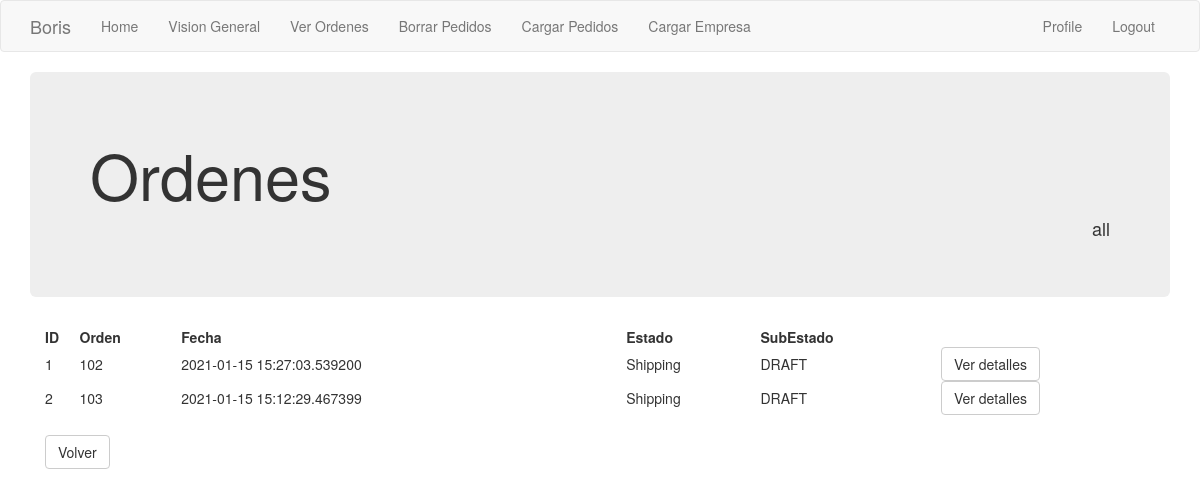
/ordenes/all (signed in), run on an earlier commit of the app's database.
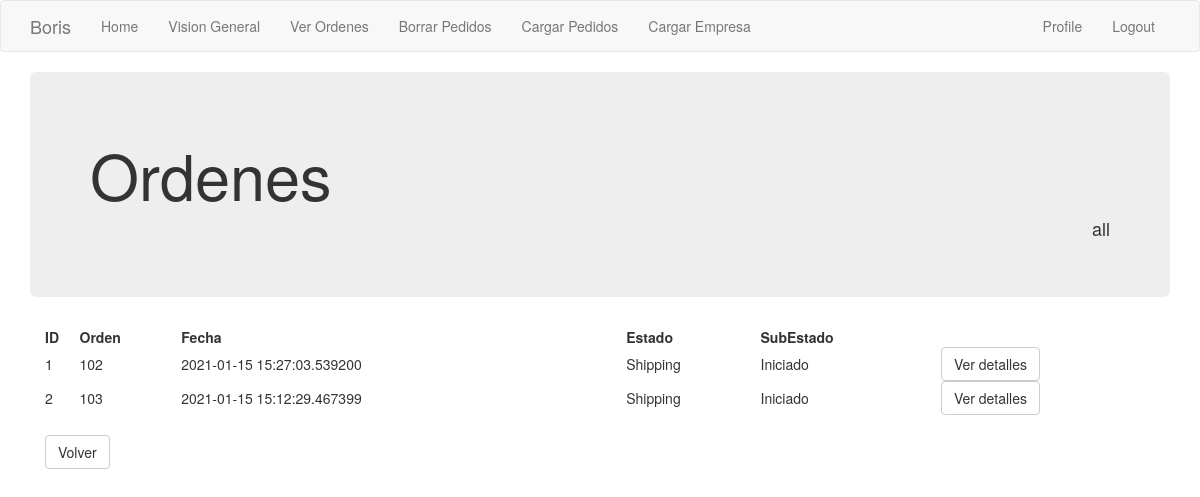
And on a later commit of the database.
### app/models.py (models this page shows, shortened)
class Order_header(db.Model):
    id = db.Column(db.Integer, primary_key=True)
    order_number = db.Column(db.Integer, index=True)
    order_id_anterior = db.Column(db.Integer)
    creation_date = db.Column(db.String(35), index=True)
    payment_method = db.Column(db.String(10))
    payment_card = db.Column(db.String(10))
    courier = db.Column(db.String(64))
    status = db.Column(db.String(15))
    sub_status = db.Column(db.String(15))
    customer_address = db.Column(db.String(64))
    customer_number = db.Column(db.String(10))
    customer_floor = db.Column(db.String(10))
    customer_zipcode = db.Column(db.String(8))
    customer_locality = db.Column(db.String(64))
    customer_city = db.Column(db.String(64))
    customer_province = db.Column(db.String(64))
    customer_country = db.Column(db.String(64))
    detalle = db.relationship('Order_detail', backref='productos', lazy='dynamic')
    customer_id = db.Column(db.Integer, db.ForeignKey('customer.id'))
    store = db.Column(db.Integer, db.ForeignKey('company.store_id'))

### app/main/routes.py (the view)
@bp.route('/ordenes/<estado>', methods=['GET', 'POST'])
@login_required
def ver_ordenes(estado):
    if estado == 'all':
        ordenes =  Order_header.query.filter_by(store=current_user.store).all()
    else :
        ordenes = db.session.query(Order_header).filter((Order_header.store == current_user.store)).filter((Order_header.status == estado))
    return render_template('ordenes.html', title='Ordenes', ordenes=ordenes, estado=estado)

### app/main/routes.py (called while the page is built)
@bp.before_app_request
def before_request():
    if current_user.is_authenticated:
        current_user.last_seen = datetime.utcnow()
        db.session.commit()

### app/models.py (called while the page is built)
@login.user_loader
def load_user(id):
    return User.query.get(int(id))

### app/templates/ordenes.html
{% extends "base.html" %}
{% block app_content %}
<div class='jumbotron'>
    <h1> Ordenes</h1>
    <h4 class="text-right"> {{ estado }}</h4>
</div>
    <div class='container'>
        <table style="width:100%">
            <tr>
                <th>ID</th>
                <th>Orden</th>
                <th>Fecha</th>
                <th>Estado</th>
                <th>SubEstado</th>
                <th></th>
            </tr>
            {% for i in ordenes %}
            <tr>
                <td>{{i['id']}}</td>
                <td>{{i['order_number']}}</td>
                <td>{{i['creation_date']}}</td>
                <td>{{i['status']}}</td>
                <td>{{i['sub_status']}}</td>
                <td><a href="{{ url_for('main.orden', orden_id = i['id']) }}">
                    <button class="btn btn-default"> Ver detalles </button></td>
            </tr>
            {% endfor %}
        </table>
        <br>
        <td><a href="{{ url_for('main.vision_general') }}">
            <button class="btn btn-default"> Volver </button></a>
        </td>
    </div>
{% endblock %}

### app/templates/base.html (shortened to what this page needs)
{% extends 'bootstrap/base.html' %}
{% block navbar %}
    <nav class="navbar navbar-default">
        <div class="container">
            <div class="navbar-header">
                <a class="navbar-brand" href="{{ url_for('main.index') }}">Boris</a>
            </div>
            <div class="collapse navbar-collapse" id="bs-example-navbar-collapse-1">
                <ul class="nav navbar-nav">
                    <li><a href="{{ url_for('main.index') }}"> Home </a></li>
                    <li><a href="{{ url_for('main.vision_general') }}"> Vision General </a></li>
                    <li><a href="{{ url_for('main.ver_ordenes', estado='all') }}"> Ver Ordenes </a></li>
                    <li><a href="{{ url_for('main.borrar_pedidos') }}"> Borrar Pedidos</a></li>
                    <li><a href="{{ url_for('main.upload_pedidos') }}"> Cargar Pedidos</a></li>
                    <li><a href="{{ url_for('main.cargar_empresa') }}"> Cargar Empresa</a></li>
                </ul>
                <ul class="nav navbar-nav navbar-right">
                    {% if current_user.is_anonymous %}
                    <li><a href="{{ url_for('auth.login') }}"> Login </a></li>
                    <li> <a href="{{ url_for('auth.alta_usuario') }}"> Alta de Usuarios </a></li>
                    {% else %}
                    <li><a href="{{ url_for('main.user', username=current_user.username) }}"> Profile </a></li>
                    <li><a href="{{ url_for('auth.logout') }}">{{ 'Logout' }}</a></li>
                    {% endif %}
                </ul>
            </div>
        </div>
    </nav>
{% endblock %}
{% block content %}
    <div class="container">
        {% block app_content %}{% endblock %}
    </div>
{% endblock %}

What changed in the data, as far as the page shows it:
changed Order_header id 1: sub_status "DRAFT" → "Iniciado"
changed Order_header id 2: sub_status "DRAFT" → "Iniciado"
